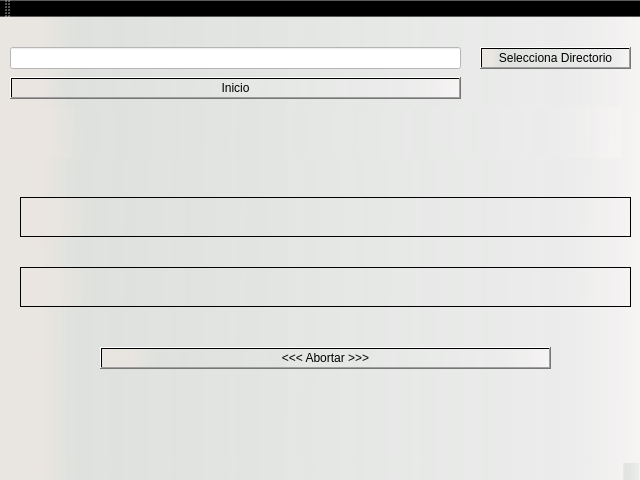
<?xml version="1.0" encoding="UTF-8"?>
<ui version="4.0">
 <class>MainWindow</class>
 <widget class="QMainWindow" name="MainWindow">
  <property name="geometry">
   <rect>
    <x>0</x>
    <y>0</y>
    <width>640</width>
    <height>480</height>
   </rect>
  </property>
  <property name="windowTitle">
   <string>Convertidor de videos</string>
  </property>
  <property name="styleSheet">
   <string notr="true">background-color: qlineargradient(spread:pad, x1:0.064, y1:0.590909, x2:1, y2:0.592, stop:0 rgba(234, 229, 225, 227), stop:0.0631579 rgba(222, 225, 222, 247), stop:0.889474 rgba(235, 236, 235, 255), stop:1 rgba(247, 244, 244, 239));</string>
  </property>
  <widget class="QWidget" name="centralWidget">
   <widget class="QLineEdit" name="lineEdit">
    <property name="geometry">
     <rect>
      <x>10</x>
      <y>30</y>
      <width>451</width>
      <height>22</height>
     </rect>
    </property>
    <property name="styleSheet">
     <string notr="true">background-color: rgb(255, 255, 255);</string>
    </property>
   </widget>
   <widget class="QPushButton" name="pushButton_selecciona_ruta">
    <property name="geometry">
     <rect>
      <x>480</x>
      <y>30</y>
      <width>151</width>
      <height>22</height>
     </rect>
    </property>
    <property name="text">
     <string>Selecciona Directorio</string>
    </property>
   </widget>
   <widget class="QPushButton" name="pushButton_inicia">
    <property name="geometry">
     <rect>
      <x>10</x>
      <y>60</y>
      <width>451</width>
      <height>22</height>
     </rect>
    </property>
    <property name="text">
     <string>Inicio</string>
    </property>
   </widget>
   <widget class="QLabel" name="label_trabajando">
    <property name="geometry">
     <rect>
      <x>10</x>
      <y>90</y>
      <width>611</width>
      <height>51</height>
     </rect>
    </property>
    <property name="font">
     <font>
      <pointsize>11</pointsize>
      <weight>50</weight>
      <bold>false</bold>
     </font>
    </property>
    <property name="text">
     <string/>
    </property>
    <property name="wordWrap">
     <bool>true</bool>
    </property>
   </widget>
   <widget class="QLabel" name="label_origen">
    <property name="geometry">
     <rect>
      <x>20</x>
      <y>180</y>
      <width>611</width>
      <height>40</height>
     </rect>
    </property>
    <property name="font">
     <font>
      <pointsize>8</pointsize>
      <weight>75</weight>
      <bold>true</bold>
     </font>
    </property>
    <property name="styleSheet">
     <string notr="true">border-color: rgb(0, 0, 0);
border: 1px solid black;
color: rgb(0, 0, 0);</string>
    </property>
    <property name="text">
     <string/>
    </property>
    <property name="alignment">
     <set>Qt::AlignLeading|Qt::AlignLeft|Qt::AlignTop</set>
    </property>
    <property name="wordWrap">
     <bool>true</bool>
    </property>
   </widget>
   <widget class="QLabel" name="label_destino">
    <property name="geometry">
     <rect>
      <x>20</x>
      <y>250</y>
      <width>611</width>
      <height>40</height>
     </rect>
    </property>
    <property name="font">
     <font>
      <pointsize>8</pointsize>
      <weight>75</weight>
      <bold>true</bold>
     </font>
    </property>
    <property name="styleSheet">
     <string notr="true">border-color: rgb(0, 0, 0);
border: 1px solid black;
color: rgb(0, 0, 0);</string>
    </property>
    <property name="text">
     <string/>
    </property>
    <property name="alignment">
     <set>Qt::AlignLeading|Qt::AlignLeft|Qt::AlignTop</set>
    </property>
    <property name="wordWrap">
     <bool>true</bool>
    </property>
   </widget>
   <widget class="QPushButton" name="pushButton_abortar">
    <property name="geometry">
     <rect>
      <x>100</x>
      <y>330</y>
      <width>451</width>
      <height>22</height>
     </rect>
    </property>
    <property name="text">
     <string>&lt;&lt;&lt; Abortar &gt;&gt;&gt;</string>
    </property>
   </widget>
  </widget>
  <widget class="QMenuBar" name="menuBar">
   <property name="geometry">
    <rect>
     <x>0</x>
     <y>0</y>
     <width>640</width>
     <height>19</height>
    </rect>
   </property>
  </widget>
  <widget class="QToolBar" name="mainToolBar">
   <attribute name="toolBarArea">
    <enum>TopToolBarArea</enum>
   </attribute>
   <attribute name="toolBarBreak">
    <bool>false</bool>
   </attribute>
  </widget>
  <widget class="QStatusBar" name="statusBar"/>
 </widget>
 <layoutdefault spacing="6" margin="11"/>
 <resources/>
 <connections/>
</ui>
